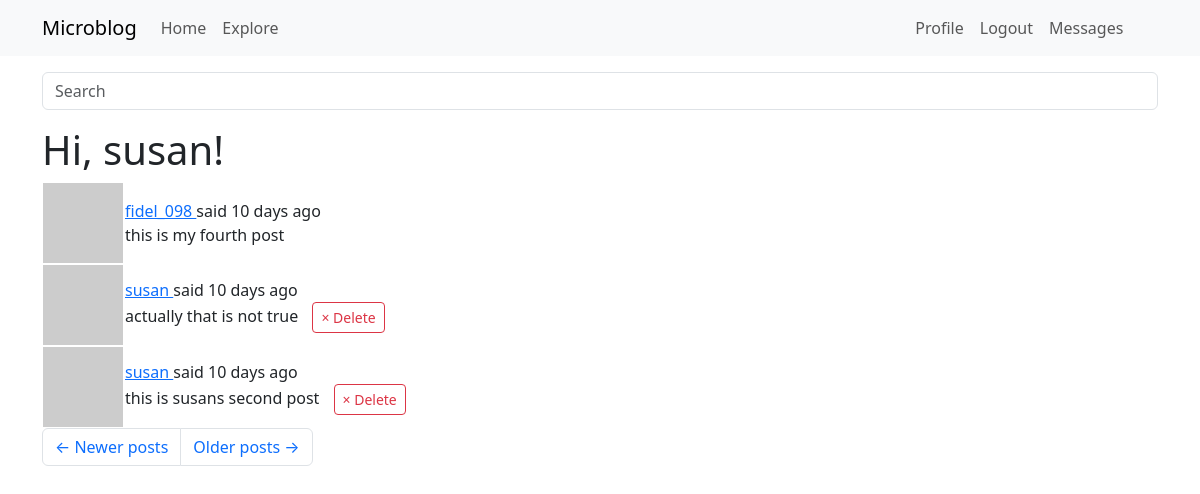
The app's page /explore?page=3 (signed in) with its own data.
### app/models.py (models this page shows, shortened)
class PaginatedAPIMixin(object):
    @staticmethod
    def to_collection_dict(query, page, per_page, endpoint, **kwargs): #it takes an sql query, a page number and a page size
        resources = db.paginate(query, page=page, per_page=per_page, error_out=False)
        data = {
          'items': [item.to_dict() for item in resources.items],
            '_meta': {
                'page': page,
                'per_page': per_page,
                'total_pages': resources.pages,
                'total_items': resources.total
            },
            '_links': {
                'self': url_for(endpoint, page=page, per_page=per_page,
                                **kwargs), #takes the endpoint argument for the view function that needs to be used in the url_for calls
                'next': url_for(endpoint, page=page + 1, per_page=per_page,
                                **kwargs) if resources.has_next else None,
                'prev': url_for(endpoint, page=page - 1, per_page=per_page,
                                **kwargs) if resources.has_prev else None
            }
        }
        return data

class User(PaginatedAPIMixin, UserMixin, db.Model):
    __tablename__ = "user"
    id: so.Mapped[int] = so.mapped_column(primary_key=True)
    username: so.Mapped[str] = so.mapped_column(sa.String(64), index=True, unique=True)
    email: so.Mapped[str] = so.mapped_column(sa.String(120), index=True, unique=True)
    password_hash: so.Mapped[Optional[str]] = so.mapped_column(sa.String(256))
    posts: so.WriteOnlyMapped['Post'] = so.relationship(back_populates='author')
    about_me: so.Mapped[Optional[str]] = so.mapped_column(sa.String(140))
    last_seen: so.Mapped[Optional[datetime]] = so.mapped_column(default=lambda:
                                datetime.now(timezone.utc))
    def avatar(self, size):
        digest = md5(self.email.lower().encode('utf-8')).hexdigest()
        return f'https://www.gravatar.com/avatar/{digest}?d=identicon&s={size}'
    following: so.WriteOnlyMapped['User'] = so.relationship(
        secondary=followers,
        primaryjoin=(followers.c.follower_id == id),
        secondaryjoin=(followers.c.followed_id == id),
        back_populates='followers')
    followers: so.WriteOnlyMapped['User'] = so.relationship(
        secondary=followers, primaryjoin=(followers.c.followed_id == id),
        secondaryjoin=(followers.c.follower_id == id),
        back_populates='following')
    last_message_read_time: so.Mapped[Optional[datetime]]
    messages_sent: so.WriteOnlyMapped['Message'] = so.relationship(foreign_keys='Message.sender_id', back_populates='author')
    messages_recieved: so.WriteOnlyMapped['Message'] = so.relationship(foreign_keys='Message.recipient_id', back_populates='recipient')
    def unread_message_count(self):
        last_read_time = self.last_message_read_time or datetime(1900, 1, 1)
        query = sa.select(Message).where(Message.recipient == self, Message.timestamp > last_read_time)
        return db.session.scalar(sa.select(sa.func.count()).select_from(query.subquery()))
    notifications: so.WriteOnlyMapped['Notification'] = so.relationship(back_populates='user')
    tasks: so.WriteOnlyMapped['Task'] = so.relationship(back_populates='user')
    def get_tasks_in_progress(self):
        query = self.tasks.select().where(Task.complete == False)
        return db.session.scalars(query)
    token: so.Mapped[Optional[str]] = so.mapped_column(sa.String(32), index=True, unique=True)
    token_expiration: so.Mapped[Optional[datetime]] = so.mapped_column(sa.DateTime)

class SearchableMixin(object):
    @classmethod
    def before_commit(cls, session):
        session._changes = { #session._changes is a custom attribute added to the session object to track changes made during the session
            'add': list(session.new), #list of new objects to be added
            'update': list(session.dirty), #list of modified objects
            'delete': list(session.deleted) #list of deleted objects
        }
    @classmethod
    def after_commit(cls, session):
        for obj in session._changes['add']:
            if isinstance(obj, SearchableMixin):
                add_to_index(obj.__tablename__, obj)
        for obj in session._changes['update']:
            if isinstance(obj, SearchableMixin):
                add_to_index(obj.__tablename__, obj)
        for obj in session._changes['delete']:
            if isinstance(obj, SearchableMixin):
                remove_from_index(obj.__tablename__, obj)
        session._changes = None

class Post(SearchableMixin, db.Model):
    __tablename__ = "post"
    __searchable__ = ['body'] #this indicates that the body field of the Post model should be indexed for full-text search
    id: so.Mapped[int] = so.mapped_column(primary_key=True)
    body: so.Mapped[str] = so.mapped_column(sa.String(140))
    timestamp: so.Mapped[datetime] = so.mapped_column(index=True, default=lambda: datetime.now(timezone.utc))
    user_id: so.Mapped[int] = so.mapped_column(sa.ForeignKey(User.id), index=True)
    author: so.Mapped[User] = so.relationship(back_populates='posts')
    language: so.Mapped[Optional[str]] = so.mapped_column(sa.String(5))

### app/main/routes.py (the view)
@bp.route('/explore')
@login_required
def explore():
    page = request.args.get('page', 1, type=int)
    query = sa.select(Post).order_by(Post.timestamp.desc())
    posts = db.paginate(query, page=page, per_page=current_app.config['POSTS_PER_PAGE'], error_out=False)
    next_url=None
    prev_url=None
    if posts.has_next:
        next_url = url_for('main.explore', page=posts.next_num)
    else:
        None
    if posts.has_prev:
        prev_url = url_for('main.explore', page=posts.prev_num)
    else:
        None
    return render_template('index.html', title=_('Explore'), next_url=next_url, prev_url=prev_url, posts=posts.items, delete_form=EmptyForm())

### app/main/forms.py
class SearchForm(FlaskForm):
    q = StringField(_l('Search'), validators=[DataRequired()])
    def __init__(self, *args, **kwargs):
        if 'formdata' not in kwargs:
            kwargs['formdata'] = request.args
        if 'meta' not in kwargs:
            kwargs['meta'] = {'csrf': False}
        super(SearchForm, self).__init__(*args, **kwargs)

class EmptyForm(FlaskForm):
    submit = SubmitField(_l('Submit'))

### app/__init__.py (called while the page is built)
def get_locale():
    return request.accept_languages.best_match(current_app.config['LANGUAGES'])

### app/main/routes.py (called while the page is built)
@bp.before_request
def before_request():
    if current_user.is_authenticated:
        current_user.last_seen = datetime.now(timezone.utc)
        db.session.commit()
        g.search_form = SearchForm()
    g.locale = str(get_locale())

### app/models.py (called while the page is built)
@login.user_loader
def load_user(id):
    return db.session.get(User, int(id))

### app/templates/index.html (shortened to what this page needs)
{% extends "base.html" %}
{% import "bootstrap_wtf.html" as wtf %}
{% block content %}
    <h1>{{ _('Hi, %(username)s!', username=current_user.username) }}</h1>
    {% for post in posts %}
        {% include '_post.html' %}
    {% endfor %}
    <nav aria-label="Post navigation">
        <ul class="pagination">
            <li class="page-item{% if not prev_url %} disabled{% endif %}">
                <a class="page-link" href="{{ prev_url }}">
                    <span aria-hidden="true">&larr;</span> {{ _('Newer posts') }}
                </a>
            </li>
            <li class="page-item{% if not next_url %} disabled{% endif %}">
                <a class="page-link" href="{{ next_url }}">
                    {{ _('Older posts') }} <span aria-hidden="true">&rarr;</span>
                </a>
            </li>
        </ul>
    </nav>
{% endblock %}

### app/templates/_post.html (shortened to what this page needs)
<table class=""table table-hover>
    <tr>
        <td width="70px">
            <a href="{{ url_for('main.user', username=post.author.username) }}">
            <img src="{{ post.author.avatar(36) }}">
            </a>
        </td>
        <td>
            {{ _('%(username)s said %(when)s',
                username=user_link, when=moment(post.timestamp).fromNow()) }}
                <br>
            <span id="post{{ post.id }}">{{ post.body }}</span>
            {% if current_user.is_authenticated and post.author == current_user %}
            <form action="{{ url_for('main.delete_post', id=post.id) }}" method="post" style="display:inline; margin-left: 10px;">
                <button type="submit" class="btn btn-outline-danger btn-sm">
                    &times; {{ _('Delete') }}
                </button>
            </form>
            {% endif %}
        </td>
    </tr>
</table>

### records on screen
Post: body "this is my fourth post"
Post: body "actually that is not true"
Post: body "this is susans second post"
